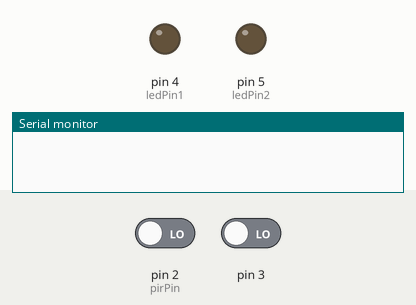
Simulated run of this sketch. Board: Arduino Uno, built with avr-gcc and run on an emulated ATmega328P. On the bench: output pins drawn as LEDs (lit = HIGH), the last lines printed to the serial monitor. Inputs (shaded band) come from the test bench; at power-on: pin 2 (pirPin) LOW, pin 3 LOW.

Above: at 1.2 s.
1.3 s: pin 2 (pirPin) driven HIGH
At 2.5 s:
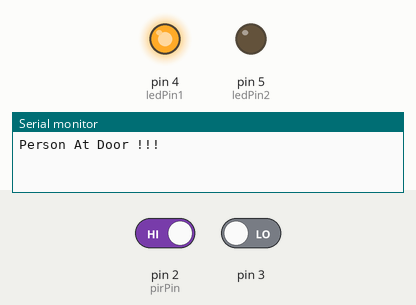
2.8 s: pin 3 driven HIGH
At 3.6 s:
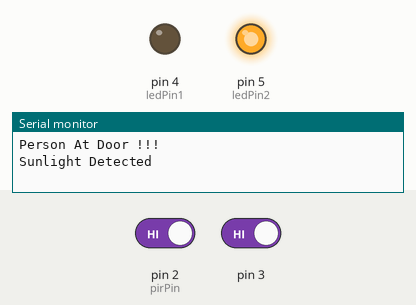
Timing chart, 0 to 5.8 s (numbered marks = the images above; inputs shaded):
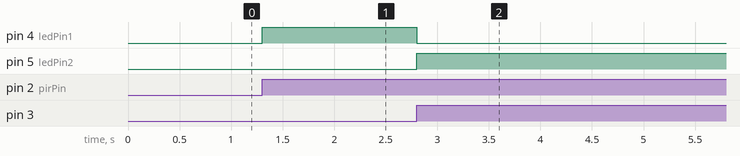

The sketch:

MultipleSensorsInterrupt.ino
```cpp
const int pirPin = 2;    // PIR sensor connected to digital pin 2
const int ledPin1 = 4;   // Red LED connected to digital pin 3
const int ledPin2 = 5;   // Blue LED connected to digital pin 4
int sensorValue = 0;

void setup()
{
  Serial.begin(9600);

  pinMode(3, INPUT);
  pinMode(pirPin, INPUT);
  pinMode(ledPin1, OUTPUT);
  pinMode(ledPin2, OUTPUT);

  // Attach interrupt to sensor pin
  attachInterrupt(digitalPinToInterrupt(pirPin), PirTriggered, RISING);
  attachInterrupt(digitalPinToInterrupt(3), PhotoTriggered, RISING);
  // CHANGE mode for both rising and falling edges
}

void loop()
{
  // No need for constant sensor reading in loop, interrupt handles it
}

// Interrupt service routine (ISR) triggered when sensor value changes

void PirTriggered()
{
  if (digitalRead(pirPin) == HIGH)  // Motion detected
  {
    digitalWrite(ledPin1, HIGH);   // Red LED on
    digitalWrite(ledPin2, LOW);    // Blue LED off
    Serial.println("Person At Door !!!");
  }
}

void PhotoTriggered()
{
  sensorValue = digitalRead(3);

  if(sensorValue)   // Sunlight Detected
  {
    Serial.println("Sunlight Detected");
    digitalWrite(ledPin1, LOW);    // Red LED off
    digitalWrite(ledPin2, HIGH);   // Blue LED on
  }
}
```

Measured:
- after the input at 1.3 s, pin 4 (ledPin1): LOW → HIGH at once
- after the input at 2.8 s, pin 4 (ledPin1): HIGH → LOW at once; pin 5 (ledPin2): LOW → HIGH at once
